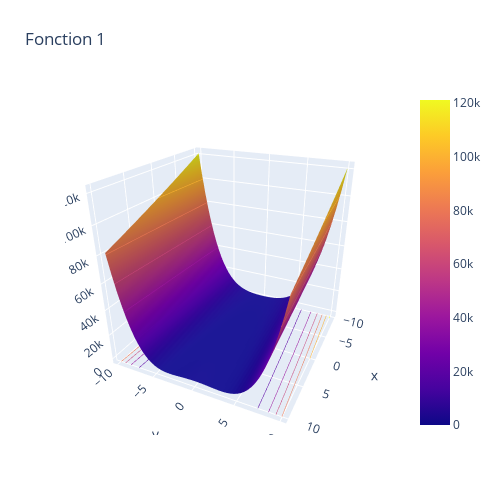

Notebook source saved alongside this figure:
### Code cell
import plotly.graph_objects as go

import pandas as pd

inf = -10
sup = 10
N = 50

A = np.zeros((N,N))
Intervalle = np.linspace(inf,sup,N)

for i,x in enumerate(Intervalle):
    for j, y in enumerate(Intervalle):
        f=[x,y]
        A[i,j] = oracle2(f,1)
# Read data from a csv

fig = go.Figure(data=[go.Surface(x=Intervalle, y=Intervalle, z=A)])
fig.update_traces(contours_z=dict(show=True, usecolormap=True,
                                  highlightcolor="limegreen", project_z=True))
fig.update_layout(title='Fonction 1', autosize=False,
                  scene_camera_eye=dict(x=1.87, y=0.88, z=1),
                  width=500, height=500,
                  margin=dict(l=65, r=50, b=65, t=90)
)

fig.show()

### Figure 1 — Plotly figure (JSON) as saved in the notebook; plotly's stock layout.template omitted (floating-point values rounded to 4 significant figures; data arrays with more than 128 entries replaced by an {"elided": "..."} marker saying what was removed)
{"data": [{"contours": {"z": {"highlightcolor": "limegreen", "project": {"z": true}, "show": true, "usecolormap": true}}, "type": "surface", "x": [-10, -9.592, -9.184, -8.776, -8.367, -7.959, -7.551, -7.143, -6.735, -6.327, -5.918, -5.51, -5.102, -4.694, -4.286, -3.878, -3.469, -3.061, -2.653, -2.245, -1.837, -1.429, -1.02, -0.6122, -0.2041, 0.2041, 0.6122, 1.02, 1.429, 1.837, 2.245, 2.653, 3.061, 3.469, 3.878, 4.286, 4.694, 5.102, 5.51, 5.918, 6.327, 6.735, 7.143, 7.551, 7.959, 8.367, 8.776, 9.184, 9.592, 10], "y": [-10, -9.592, -9.184, -8.776, -8.367, -7.959, -7.551, -7.143, -6.735, -6.327, -5.918, -5.51, -5.102, -4.694, -4.286, -3.878, -3.469, -3.061, -2.653, -2.245, -1.837, -1.429, -1.02, -0.6122, -0.2041, 0.2041, 0.6122, 1.02, 1.429, 1.837, 2.245, 2.653, 3.061, 3.469, 3.878, 4.286, 4.694, 5.102, 5.51, 5.918, 6.327, 6.735, 7.143, 7.551, 7.959, 8.367, 8.776, 9.184, 9.592, 10], "z": {"elided": "50x50 float values"}}], "layout": {"autosize": false, "height": 500, "margin": {"b": 65, "l": 65, "r": 50, "t": 90}, "scene": {"camera": {"eye": {"x": 1.87, "y": 0.88, "z": 1}}}, "title": {"text": "Fonction 1"}, "width": 500}}
